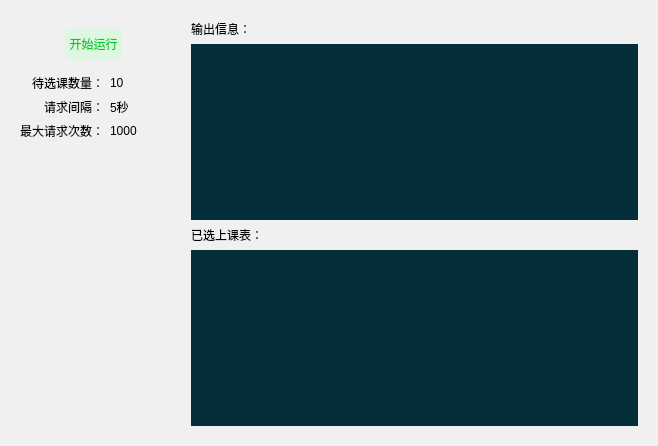
<?xml version="1.0" encoding="UTF-8"?>
<ui version="4.0">
 <class>RunPage</class>
 <widget class="QWidget" name="RunPage">
  <property name="geometry">
   <rect>
    <x>0</x>
    <y>0</y>
    <width>658</width>
    <height>446</height>
   </rect>
  </property>
  <property name="windowTitle">
   <string>Form</string>
  </property>
  <property name="styleSheet">
   <string notr="true">background-color: rgb(240, 240, 240);</string>
  </property>
  <layout class="QHBoxLayout" name="horizontalLayout_2">
   <item>
    <layout class="QHBoxLayout" name="horizontalLayout">
     <item>
      <widget class="QWidget" name="runWidget" native="true">
       <property name="minimumSize">
        <size>
         <width>165</width>
         <height>0</height>
        </size>
       </property>
       <property name="maximumSize">
        <size>
         <width>165</width>
         <height>16777215</height>
        </size>
       </property>
       <property name="styleSheet">
        <string notr="true"/>
       </property>
       <layout class="QVBoxLayout" name="verticalLayout_2">
        <item>
         <widget class="QWidget" name="widget_3" native="true">
          <property name="minimumSize">
           <size>
            <width>0</width>
            <height>35</height>
           </size>
          </property>
          <layout class="QHBoxLayout" name="horizontalLayout_4">
           <item>
            <layout class="QHBoxLayout" name="horizontalLayout_3">
             <item>
              <widget class="QToolButton" name="runBtn">
               <property name="sizePolicy">
                <sizepolicy hsizetype="Fixed" vsizetype="Fixed">
                 <horstretch>0</horstretch>
                 <verstretch>0</verstretch>
                </sizepolicy>
               </property>
               <property name="minimumSize">
                <size>
                 <width>0</width>
                 <height>30</height>
                </size>
               </property>
               <property name="maximumSize">
                <size>
                 <width>16777215</width>
                 <height>30</height>
                </size>
               </property>
               <property name="cursor">
                <cursorShape>PointingHandCursor</cursorShape>
               </property>
               <property name="acceptDrops">
                <bool>false</bool>
               </property>
               <property name="styleSheet">
                <string notr="true">background-color: #dcf8e0;
color: #00cc29;
border: none;
border-radius:5px</string>
               </property>
               <property name="text">
                <string>开始运行</string>
               </property>
               <property name="icon">
                <iconset resource="../../resource.qrc">
                 <normaloff>:/icons/icons/run_page/start.png</normaloff>:/icons/icons/run_page/start.png</iconset>
               </property>
               <property name="iconSize">
                <size>
                 <width>25</width>
                 <height>25</height>
                </size>
               </property>
               <property name="popupMode">
                <enum>QToolButton::DelayedPopup</enum>
               </property>
               <property name="toolButtonStyle">
                <enum>Qt::ToolButtonTextBesideIcon</enum>
               </property>
              </widget>
             </item>
            </layout>
           </item>
          </layout>
         </widget>
        </item>
        <item>
         <layout class="QFormLayout" name="formLayout">
          <property name="labelAlignment">
           <set>Qt::AlignRight|Qt::AlignTrailing|Qt::AlignVCenter</set>
          </property>
          <property name="formAlignment">
           <set>Qt::AlignLeading|Qt::AlignLeft|Qt::AlignTop</set>
          </property>
          <item row="0" column="0">
           <widget class="QLabel" name="label">
            <property name="text">
             <string>待选课数量：</string>
            </property>
           </widget>
          </item>
          <item row="0" column="1">
           <widget class="QLabel" name="todo">
            <property name="text">
             <string>10</string>
            </property>
           </widget>
          </item>
          <item row="1" column="0">
           <widget class="QLabel" name="label_2">
            <property name="text">
             <string>请求间隔：</string>
            </property>
           </widget>
          </item>
          <item row="1" column="1">
           <widget class="QLabel" name="finish">
            <property name="text">
             <string>5秒</string>
            </property>
           </widget>
          </item>
          <item row="2" column="0">
           <widget class="QLabel" name="label_6">
            <property name="text">
             <string>最大请求次数：</string>
            </property>
           </widget>
          </item>
          <item row="2" column="1">
           <widget class="QLabel" name="trials">
            <property name="text">
             <string>1000</string>
            </property>
           </widget>
          </item>
         </layout>
        </item>
        <item>
         <spacer name="verticalSpacer">
          <property name="orientation">
           <enum>Qt::Vertical</enum>
          </property>
          <property name="sizeType">
           <enum>QSizePolicy::Expanding</enum>
          </property>
          <property name="sizeHint" stdset="0">
           <size>
            <width>20</width>
            <height>40</height>
           </size>
          </property>
         </spacer>
        </item>
       </layout>
      </widget>
     </item>
     <item>
      <widget class="QWidget" name="widget_2" native="true">
       <property name="styleSheet">
        <string notr="true"/>
       </property>
       <layout class="QVBoxLayout" name="verticalLayout_3">
        <item>
         <layout class="QVBoxLayout" name="verticalLayout">
          <item>
           <widget class="QLabel" name="label_9">
            <property name="text">
             <string>输出信息：</string>
            </property>
           </widget>
          </item>
          <item>
           <widget class="QTextBrowser" name="out1">
            <property name="styleSheet">
             <string notr="true">color: rgb(214, 241, 250);
background-color: rgb(4, 46, 58);
border:none</string>
            </property>
            <property name="verticalScrollBarPolicy">
             <enum>Qt::ScrollBarAsNeeded</enum>
            </property>
            <property name="horizontalScrollBarPolicy">
             <enum>Qt::ScrollBarAlwaysOff</enum>
            </property>
           </widget>
          </item>
          <item>
           <widget class="QLabel" name="label_10">
            <property name="text">
             <string>已选上课表：</string>
            </property>
           </widget>
          </item>
          <item>
           <widget class="QTextBrowser" name="out2">
            <property name="styleSheet">
             <string notr="true">color: rgb(214, 241, 250);
background-color: rgb(4, 46, 58);
border:none</string>
            </property>
            <property name="verticalScrollBarPolicy">
             <enum>Qt::ScrollBarAsNeeded</enum>
            </property>
            <property name="horizontalScrollBarPolicy">
             <enum>Qt::ScrollBarAsNeeded</enum>
            </property>
           </widget>
          </item>
         </layout>
        </item>
       </layout>
      </widget>
     </item>
    </layout>
   </item>
  </layout>
 </widget>
 <resources>
  <include location="../../resource.qrc"/>
 </resources>
 <connections/>
</ui>
